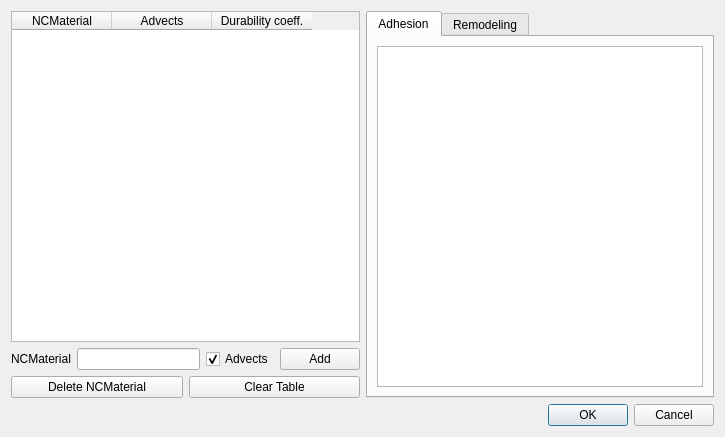
<?xml version="1.0" encoding="UTF-8"?>
<ui version="4.0">
 <class>NCMaterialsDlg</class>
 <widget class="QDialog" name="NCMaterialsDlg">
  <property name="geometry">
   <rect>
    <x>0</x>
    <y>0</y>
    <width>725</width>
    <height>437</height>
   </rect>
  </property>
  <property name="sizePolicy">
   <sizepolicy hsizetype="Preferred" vsizetype="Preferred">
    <horstretch>0</horstretch>
    <verstretch>0</verstretch>
   </sizepolicy>
  </property>
  <property name="windowTitle">
   <string>NCMaterials Plugin: Please define noncellular materials</string>
  </property>
  <property name="sizeGripEnabled">
   <bool>false</bool>
  </property>
  <layout class="QGridLayout" name="gridLayout">
   <item row="0" column="0">
    <layout class="QHBoxLayout" name="horizontalLayout_3">
     <item>
      <layout class="QVBoxLayout" name="verticalLayout">
       <item>
        <widget class="QTableWidget" name="tableWidget_materialDefs">
         <property name="sizePolicy">
          <sizepolicy hsizetype="MinimumExpanding" vsizetype="Expanding">
           <horstretch>0</horstretch>
           <verstretch>0</verstretch>
          </sizepolicy>
         </property>
         <property name="minimumSize">
          <size>
           <width>300</width>
           <height>0</height>
          </size>
         </property>
         <column>
          <property name="text">
           <string>NCMaterial</string>
          </property>
         </column>
         <column>
          <property name="text">
           <string>Advects</string>
          </property>
         </column>
         <column>
          <property name="text">
           <string>Durability coeff.</string>
          </property>
         </column>
        </widget>
       </item>
       <item>
        <layout class="QHBoxLayout" name="horizontalLayout">
         <item>
          <widget class="QLabel" name="label">
           <property name="text">
            <string>NCMaterial</string>
           </property>
          </widget>
         </item>
         <item>
          <widget class="QLineEdit" name="lineEdit"/>
         </item>
         <item>
          <widget class="QCheckBox" name="checkBox">
           <property name="text">
            <string>Advects</string>
           </property>
           <property name="checked">
            <bool>true</bool>
           </property>
          </widget>
         </item>
         <item>
          <widget class="QPushButton" name="pushButton_add">
           <property name="text">
            <string>Add</string>
           </property>
          </widget>
         </item>
        </layout>
       </item>
       <item>
        <layout class="QHBoxLayout" name="horizontalLayout_2">
         <item>
          <widget class="QPushButton" name="pushButton_delete">
           <property name="text">
            <string>Delete NCMaterial</string>
           </property>
          </widget>
         </item>
         <item>
          <widget class="QPushButton" name="pushButton_clear">
           <property name="text">
            <string>Clear Table</string>
           </property>
          </widget>
         </item>
        </layout>
       </item>
      </layout>
     </item>
     <item>
      <layout class="QVBoxLayout" name="verticalLayout_2">
       <item>
        <widget class="QTabWidget" name="tabWidget">
         <property name="currentIndex">
          <number>0</number>
         </property>
         <widget class="QWidget" name="tab_adhesion">
          <attribute name="title">
           <string>Adhesion</string>
          </attribute>
          <layout class="QGridLayout" name="gridLayout_2">
           <item row="0" column="0">
            <widget class="QTableWidget" name="tableWidget_adhesion"/>
           </item>
          </layout>
         </widget>
         <widget class="QWidget" name="tab_remodeling">
          <attribute name="title">
           <string>Remodeling</string>
          </attribute>
          <layout class="QGridLayout" name="gridLayout_3">
           <item row="0" column="0">
            <widget class="QTableWidget" name="tableWidget_remodeling"/>
           </item>
          </layout>
         </widget>
        </widget>
       </item>
      </layout>
     </item>
    </layout>
   </item>
   <item row="1" column="0">
    <widget class="QDialogButtonBox" name="buttonBox">
     <property name="standardButtons">
      <set>QDialogButtonBox::Cancel|QDialogButtonBox::Ok</set>
     </property>
    </widget>
   </item>
  </layout>
 </widget>
 <resources/>
 <connections/>
</ui>
